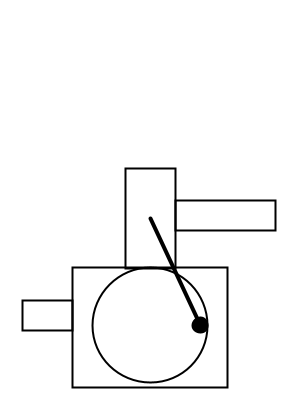
Frame 1 (no input)
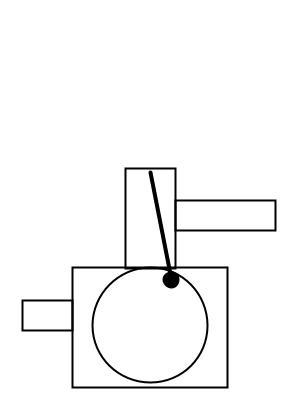
Frame 60 (the mouse pressed at the canvas centre just before this capture)
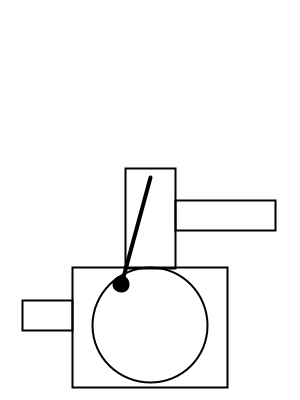
Frame 120 (the mouse held since frame 60 and released just before this capture)

The Processing sketch that drew these frames (run headless with seeded random() and noise(); from frame 60 on, the mouse is pressed at the canvas centre):

// Processing sketch: Exercise033_02
// ── Exercise033_02.pde
int radius = 50;
float angle;
float deg = -5;
float cx; // x pos of endpoint moving in a circle
float cy; // y pos of endpoint moving in a circle
float lx; // x pos of endpoint moving in a line
float ly = 217.5; // y pos of enpoint moving in a line
int changely = 1;

void setup() {
  size(300, 400);
  fill(0);
  frameRate(30);
  lx = width/2;
}

void draw() {
  background(255);
  noFill();
  strokeWeight(2);
  ellipse(width/2, height-75, 115, 115); // main circle
  rect(22, 300, 50, 30); // lil' rectangle on left
  rect(72, 267, 155, 120); // big rectangle around main circle
  rect(125, 168, 50, 100); // rectangle on top of main circle
  rect(175, 200, 100, 30); // lil'-ish rectangle on right

  deg += 5;
  angle = radians(deg);
  cx = (width/2) + (cos(angle) * radius);
  cy = (height-75) + (sin(angle) * radius);
  fill(0);
  ellipse(cx, cy, 15, 15);
  
  ly = cy - 107;

  strokeWeight(4);
  line(cx, cy, lx, ly);
}
